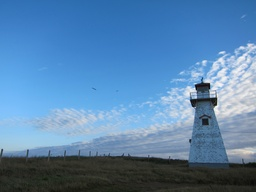
#> input picture fieldtower.jpg, 256 x 192 px, shrunk from 3648 x 2736 before the run
$ python filter.py
#> lines starting #> are read from the running program, lines starting #| are printed output that depends on the picture
#11-16-18
#For this assignment, I have created a grayscale filter that accepts images and returns them with only neutral colors!
#Sources: 	https://www.oreilly.com/library/view/programming-computer-vision/9781449341916/ch01.html
#			https://dsp.stackexchange.com/questions/43701/convert-rgb-image-to-grayscale-and-display-it-python-matplotlib
#			https://docs.python-guide.org/scenarios/imaging/
#			https://www.youtube.com/watch?v=6Qs3wObeWwc
#			https://www.youtube.com/watch?v=XPrXttsX1wY
#On my honor, I have neither given or received unauthorized aid.

from PIL import Image
import math

def open_image(path): #creates method that incorporates PIL library
	newImage = Image.open(path)
	return newImage

def save_image(image, path): #a way to save the image from input
	image.save(path, 'png')

def create_image(i, j): #expresses the new image so that it can be transformed
	image = Image.new("RGB", (i, j), "white")
	return image

def get_pixel(image, i, j): #essential in changing individual pixels of the image
	width, height = image.size
	if i > width or j > height:
		return None

	pixel = image.getpixel((i, j))
	return pixel

def convert_grayscale(image):
	# Getting the size of the image
	width, height = image.size
	new = create_image(width, height)
	pixels = new.load()

	# This is the loop that transforms the image to grayscale
	for i in range(width):
		for j in range(height):
			pixel = get_pixel(image, i, j)
			red =   pixel[0]
			green = pixel[1]
			blue =  pixel[2]
			#This changes each pixel to a shade of gray
			gray = (red * 0.299) + (green * 0.587) + (blue * 0.114)
			pixels[i, j] = (int(gray), int(gray), int(gray))

	return new

image = Image.open('fieldtower.jpg')
#> image is the input picture: PIL image 256x192 RGB; mean R, G, B 88.7, 131.4, 172.4
image.show()
convert_grayscale(image).show()
#> in create_image, `image = Image.new("RGB", (i, j), "white")`: image: PIL image 256x192 RGB; every value is 255
#> the loop in convert_grayscale, `for i in range(width):` made 256 passes
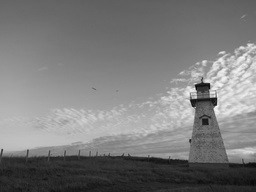
#> shown: PIL image 256x192 RGB; min 9, max 248, mean 122.8

$ run again, with mandelbrot1.png saved as fieldtower.jpg
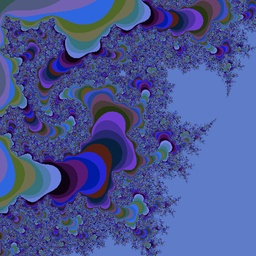
#> input picture mandelbrot1.png, 256 x 256 px, shrunk from 1430 x 1432 before the run
#> image is the input picture: PIL image 256x256 RGB; mean R, G, B 73.5, 84.9, 147
#> image: PIL image 256x256 RGB; every value is 255
#> the loop in convert_grayscale, `for i in range(width):` made 256 passes
#> `convert_grayscale(image).show()`:
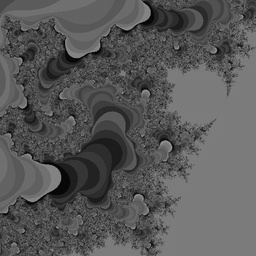
#> shown: PIL image 256x256 RGB; min 2, max 151, mean 88
